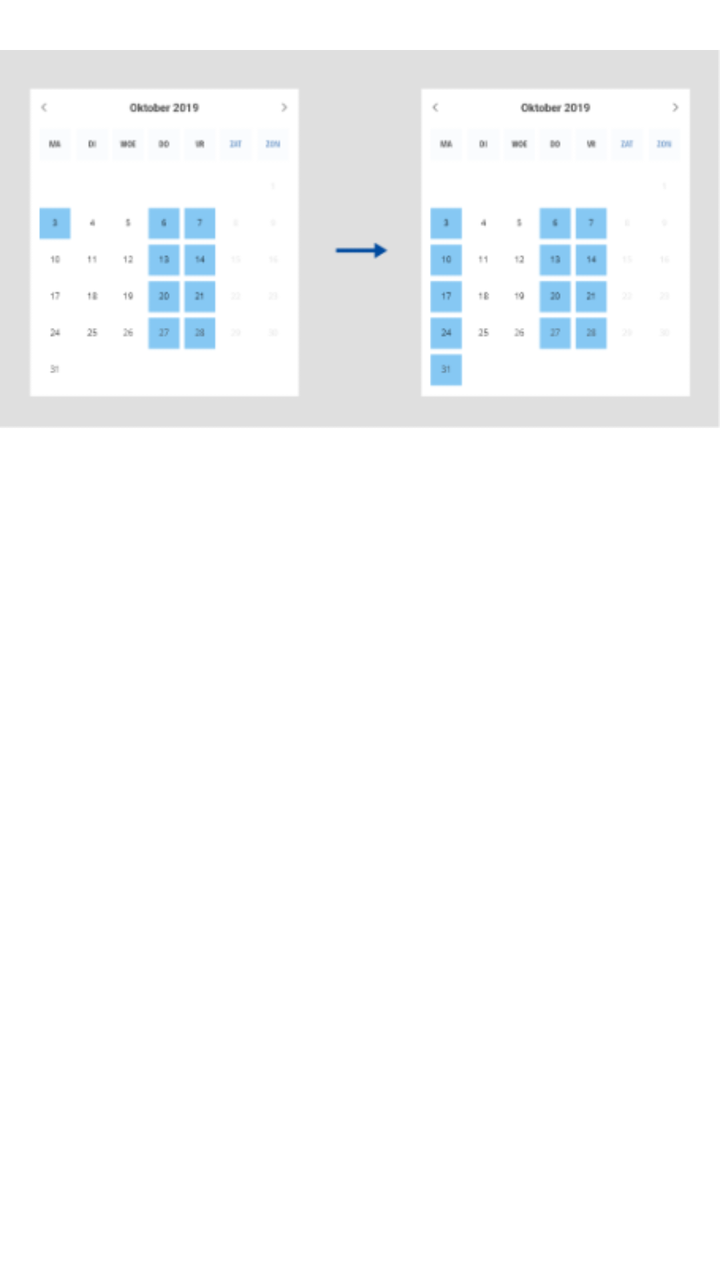
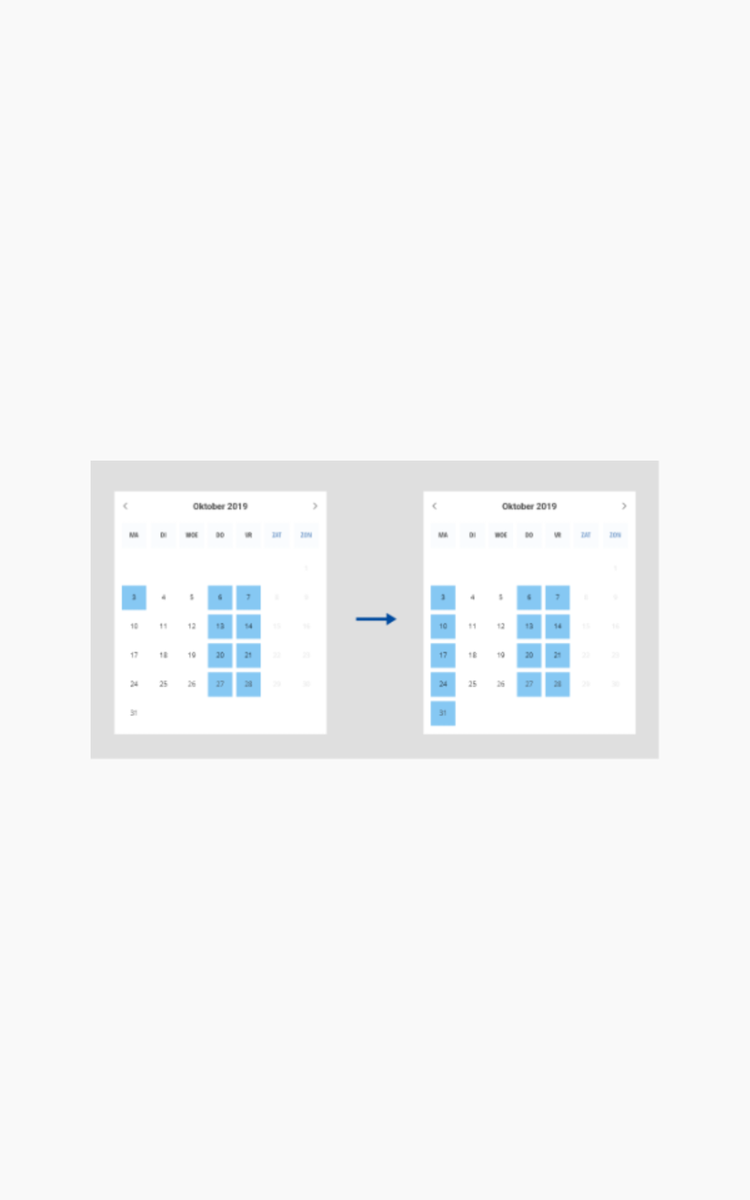

First picture: res/layout/ on a phone held upright. Second picture: the repository's own variant of that layout, on a device whose configuration matches the variant's folder. Source for both follows.
<!-- AndroidManifest.xml: application theme AppTheme -->
<!-- res/layout/component_dialog_image.xml -->
<?xml version="1.0" encoding="utf-8"?>
<androidx.constraintlayout.widget.ConstraintLayout xmlns:android="http://schemas.android.com/apk/res/android"
    xmlns:app="http://schemas.android.com/apk/res-auto"
    android:layout_width="match_parent"
    android:layout_height="match_parent">

    <ImageView
        android:id="@+id/imageView2"
        android:layout_width="wrap_content"
        android:layout_height="wrap_content"
        app:layout_constraintStart_toStartOf="parent"
        app:layout_constraintTop_toTopOf="parent"
        app:srcCompat="@drawable/img_copy_week" />
</androidx.constraintlayout.widget.ConstraintLayout>
<!-- resources referenced by this layout -->
<resources>
  <!-- drawable img_copy_week: png bitmap (drawable, 18083 bytes) -->
  <style name="AppTheme" parent="Theme.MaterialComponents.DayNight.NoActionBar">
          
          <item name="colorPrimary">@color/colorPrimary</item>
          <item name="colorPrimaryDark">@color/colorPrimaryDark</item>
          <item name="colorAccent">@color/colorAccent</item>
      </style>
  <color name="colorPrimary">#004A9E</color>
  <color name="colorPrimaryDark">#00359E</color>
  <color name="colorAccent">#004A9E</color>
</resources>
<!-- res/layout-sw600dp/component_dialog_image.xml (the repository's variant of the layout above) -->
<!-- drawn on a 7-inch tablet held upright -->
<?xml version="1.0" encoding="utf-8"?>
<androidx.constraintlayout.widget.ConstraintLayout xmlns:android="http://schemas.android.com/apk/res/android"
    xmlns:app="http://schemas.android.com/apk/res-auto"
    android:layout_width="match_parent"
    android:layout_height="match_parent">

    <ImageView
        android:id="@+id/imageView2"
        android:layout_width="wrap_content"
        android:layout_height="wrap_content"
        android:layout_marginTop="16dp"
        app:layout_constraintBottom_toBottomOf="parent"
        app:layout_constraintEnd_toEndOf="parent"
        app:layout_constraintStart_toStartOf="parent"
        app:layout_constraintTop_toTopOf="parent"
        app:srcCompat="@drawable/img_copy_week" />
</androidx.constraintlayout.widget.ConstraintLayout>
<!-- resources referenced by the variant -->
<!-- as a 7-inch tablet held upright resolves them -->
<resources>
  <!-- drawable img_copy_week: png bitmap (drawable, 18083 bytes) -->
  <!-- from res/values-sw600dp/ -->
  <style name="AppTheme" parent="Theme.MaterialComponents.DayNight.NoActionBar">
          
          <item name="colorPrimary">@color/colorPrimary</item>
          <item name="colorPrimaryDark">@color/colorPrimaryDark</item>
          <item name="colorAccent">@color/colorAccent</item>
          <item name="android:windowBackground">@color/background_color_white</item>
      </style>
  <color name="colorPrimary">#004A9E</color>
  <color name="colorPrimaryDark">#00359E</color>
  <color name="colorAccent">#004A9E</color>
  <color name="background_color_white">#F9F9F9</color>
</resources>
